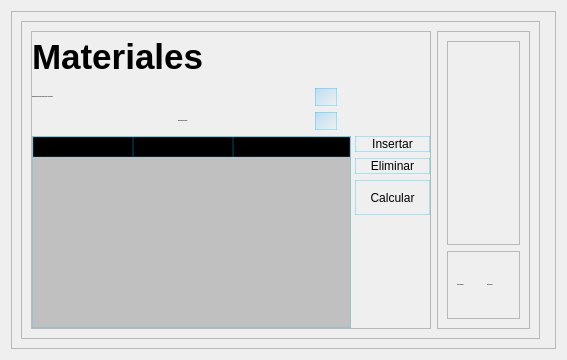
                         <widget class="QWidget" name="MP">
                          <layout class="QVBoxLayout" name="verticalLayout_17">
                           <item>
                            <widget class="QFrame" name="frame_27">
                             <property name="frameShape">
                              <enum>QFrame::StyledPanel</enum>
                             </property>
                             <property name="frameShadow">
                              <enum>QFrame::Raised</enum>
                             </property>
                             <layout class="QHBoxLayout" name="horizontalLayout_19">
                              <item>
                               <widget class="QFrame" name="frame_29">
                                <property name="frameShape">
                                 <enum>QFrame::StyledPanel</enum>
                                </property>
                                <property name="frameShadow">
                                 <enum>QFrame::Raised</enum>
                                </property>
                                <layout class="QHBoxLayout" name="horizontalLayout_20">
                                 <item>
                                  <widget class="QFrame" name="frame_33">
                                   <property name="minimumSize">
                                    <size>
                                     <width>400</width>
                                     <height>0</height>
                                    </size>
                                   </property>
                                   <property name="maximumSize">
                                    <size>
                                     <width>300</width>
                                     <height>16777215</height>
                                    </size>
                                   </property>
                                   <property name="frameShape">
                                    <enum>QFrame::StyledPanel</enum>
                                   </property>
                                   <property name="frameShadow">
                                    <enum>QFrame::Raised</enum>
                                   </property>
                                   <layout class="QGridLayout" name="gridLayout_3">
                                    <property name="leftMargin">
                                     <number>0</number>
                                    </property>
                                    <property name="topMargin">
                                     <number>0</number>
                                    </property>
                                    <property name="rightMargin">
                                     <number>0</number>
                                    </property>
                                    <property name="bottomMargin">
                                     <number>0</number>
                                    </property>
                                    <item row="1" column="3">
                                     <widget class="QLineEdit" name="lineEdit_4">
                                      <property name="styleSheet">
                                       <string notr="true">#lineEdit_4 {border: 1px solid  rgb(6, 194, 252,80);
background-color: qlineargradient(spread:pad, x1:0, y1:0, x2:1, y2:1, stop:0 rgba(0, 151, 255, 55), stop:1 rgba(255, 255, 255, 30))
}
</string>
                                      </property>
                                     </widget>
                                    </item>
                                    <item row="2" column="3">
                                     <widget class="QLineEdit" name="lineEdit">
                                      <property name="maximumSize">
                                       <size>
                                        <width>50</width>
                                        <height>16777215</height>
                                       </size>
                                      </property>
                                      <property name="styleSheet">
                                       <string notr="true">#lineEdit {border: 1px solid  rgb(6, 194, 252,80);
background-color: qlineargradient(spread:pad, x1:0, y1:0, x2:1, y2:1, stop:0 rgba(0, 151, 255, 55), stop:1 rgba(255, 255, 255, 30))
}
</string>
                                      </property>
                                     </widget>
                                    </item>
                                    <item row="4" column="6" alignment="Qt::AlignLeft">
                                     <widget class="QPushButton" name="pushButton_16">
                                      <property name="minimumSize">
                                       <size>
                                        <width>75</width>
                                        <height>0</height>
                                       </size>
                                      </property>
                                      <property name="styleSheet">
                                       <string notr="true">QPushButton:hover
{background-color: rgb(6, 194, 252, 50);
}
#pushButton_16  {border: 1px solid  rgb(6, 194, 252, 80)}</string>
                                      </property>
                                      <property name="text">
                                       <string>Eliminar</string>
                                      </property>
                                     </widget>
                                    </item>
                                    <item row="3" column="0" rowspan="4" colspan="6">
                                     <widget class="QTableWidget" name="tableWidget">
                                      <property name="minimumSize">
                                       <size>
                                        <width>319</width>
                                        <height>0</height>
                                       </size>
                                      </property>
                                      <property name="maximumSize">
                                       <size>
                                        <width>318</width>
                                        <height>16777215</height>
                                       </size>
                                      </property>
                                      <property name="styleSheet">
                                       <string notr="true">#tableWidget{background-color:qlineargradient(spread:pad, x1:0, y1:0, x2:1, y2:0, stop:0.0340909 rgba(0, 0, 0, 50), stop:1 rgba(0, 0, 0, 50));
border: 1px solid  rgb(6, 194, 252, 50);
gridline-color: rgb(6, 194, 252, 50);
}


QHeaderView::section{background-color: rgb(0, 0, 0);
border: 1px solid  rgb(6, 194, 252, 50);
}



QTableWidget{
background-color: rgb(0, 0, 0);
border: 1px solid rgb(6, 194, 252, 50) 

}

QScrollBar:vertical{border:none;
background-color:qlineargradient(spread:pad, x1:0, y1:0, x2:1, y2:0, stop:0.0340909 rgba(0, 0, 0, 100), stop:1 rgba(0, 0, 0, 100))}


QScrollBar:horizontal{
border:none;
background-color:qlineargradient(spread:pad, x1:0, y1:0, x2:1, y2:0, stop:0.0340909 rgba(0, 0, 0, 100), stop:1 rgba(0, 0, 0, 100))}

QTableWidget QTableCornerButton::section{
background-color:rgb(0, 0, 0);}
</string>
                                      </property>
                                      <property name="tabKeyNavigation">
                                       <bool>true</bool>
                                      </property>
                                      <property name="sortingEnabled">
                                       <bool>false</bool>
                                      </property>
                                      <property name="wordWrap">
                                       <bool>true</bool>
                                      </property>
                                      <property name="rowCount">
                                       <number>0</number>
                                      </property>
                                      <attribute name="horizontalHeaderCascadingSectionResizes">
                                       <bool>false</bool>
                                      </attribute>
                                      <attribute name="horizontalHeaderHighlightSections">
                                       <bool>true</bool>
                                      </attribute>
                                      <attribute name="horizontalHeaderShowSortIndicator" stdset="0">
                                       <bool>false</bool>
                                      </attribute>
                                      <attribute name="horizontalHeaderStretchLastSection">
                                       <bool>true</bool>
                                      </attribute>
                                      <attribute name="verticalHeaderCascadingSectionResizes">
                                       <bool>false</bool>
                                      </attribute>
                                      <attribute name="verticalHeaderShowSortIndicator" stdset="0">
                                       <bool>false</bool>
                                      </attribute>
                                      <attribute name="verticalHeaderStretchLastSection">
                                       <bool>false</bool>
                                      </attribute>
                                      <column>
                                       <property name="text">
                                        <string>Material</string>
                                       </property>
                                      </column>
                                      <column>
                                       <property name="text">
                                        <string>Cantidad/Batch</string>
                                       </property>
                                      </column>
                                      <column>
                                       <property name="text">
                                        <string>Costo Q/u</string>
                                       </property>
                                      </column>
                                     </widget>
                                    </item>
                                    <item row="5" column="6" alignment="Qt::AlignLeft">
                                     <widget class="QPushButton" name="pushButton_17">
                                      <property name="minimumSize">
                                       <size>
                                        <width>75</width>
                                        <height>35</height>
                                       </size>
                                      </property>
                                      <property name="styleSheet">
                                       <string notr="true">QPushButton:hover
{background-color: rgb(6, 194, 252, 50);
}
#pushButton_17  {border: 1px solid  rgb(6, 194, 252, 80)}</string>
                                      </property>
                                      <property name="text">
                                       <string>Calcular</string>
                                      </property>
                                      <property name="icon">
                                       <iconset>
                                        <normaloff>:/icons/icons/039-shuffle.svg</normaloff>:/icons/icons/039-shuffle.svg</iconset>
                                      </property>
                                     </widget>
                                    </item>
                                    <item row="0" column="0" colspan="6">
                                     <widget class="QLabel" name="label_7">
                                      <property name="sizePolicy">
                                       <sizepolicy hsizetype="Expanding" vsizetype="Expanding">
                                        <horstretch>0</horstretch>
                                        <verstretch>0</verstretch>
                                       </sizepolicy>
                                      </property>
                                      <property name="minimumSize">
                                       <size>
                                        <width>200</width>
                                        <height>50</height>
                                       </size>
                                      </property>
                                      <property name="maximumSize">
                                       <size>
                                        <width>100</width>
                                        <height>16777215</height>
                                       </size>
                                      </property>
                                      <property name="font">
                                       <font>
                                        <family>SansSerif</family>
                                        <pointsize>-1</pointsize>
                                        <weight>75</weight>
                                        <bold>true</bold>
                                       </font>
                                      </property>
                                      <property name="styleSheet">
                                       <string notr="true">#label_7{font-size:35px}</string>
                                      </property>
                                      <property name="text">
                                       <string>Materiales</string>
                                      </property>
                                      <property name="scaledContents">
                                       <bool>true</bool>
                                      </property>
                                     </widget>
                                    </item>
                                    <item row="3" column="6" alignment="Qt::AlignLeft">
                                     <widget class="QPushButton" name="pushButton_14">
                                      <property name="minimumSize">
                                       <size>
                                        <width>75</width>
                                        <height>0</height>
                                       </size>
                                      </property>
                                      <property name="styleSheet">
                                       <string notr="true">QPushButton:hover
{background-color: rgb(6, 194, 252, 50);
}
#pushButton_14  {border: 1px solid  rgb(6, 194, 252, 80)}</string>
                                      </property>
                                      <property name="text">
                                       <string>Insertar</string>
                                      </property>
                                     </widget>
                                    </item>
                                    <item row="1" column="0">
                                     <widget class="QLabel" name="label_19">
                                      <property name="minimumSize">
                                       <size>
                                        <width>250</width>
                                        <height>0</height>
                                       </size>
                                      </property>
                                      <property name="maximumSize">
                                       <size>
                                        <width>300</width>
                                        <height>16777215</height>
                                       </size>
                                      </property>
                                      <property name="font">
                                       <font>
                                        <family>SansSerif</family>
                                        <pointsize>-1</pointsize>
                                        <weight>75</weight>
                                        <bold>true</bold>
                                       </font>
                                      </property>
                                      <property name="text">
                                       <string>Capacidad de produccion (cuello de botella):</string>
                                      </property>
                                      <property name="scaledContents">
                                       <bool>true</bool>
                                      </property>
                                     </widget>
                                    </item>
                                    <item row="2" column="1">
                                     <widget class="QLabel" name="label_10">
                                      <property name="minimumSize">
                                       <size>
                                        <width>125</width>
                                        <height>0</height>
                                       </size>
                                      </property>
                                      <property name="maximumSize">
                                       <size>
                                        <width>50</width>
                                        <height>16777215</height>
                                       </size>
                                      </property>
                                      <property name="font">
                                       <font>
                                        <family>SansSerif</family>
                                        <pointsize>-1</pointsize>
                                        <weight>75</weight>
                                        <bold>true</bold>
                                       </font>
                                      </property>
                                      <property name="text">
                                       <string>Unidades por Batch:</string>
                                      </property>
                                     </widget>
                                    </item>
                                   </layout>
                                  </widget>
                                 </item>
                                 <item>
                                  <widget class="QFrame" name="frame_34">
                                   <property name="frameShape">
                                    <enum>QFrame::StyledPanel</enum>
                                   </property>
                                   <property name="frameShadow">
                                    <enum>QFrame::Raised</enum>
                                   </property>
                                   <layout class="QVBoxLayout" name="verticalLayout_14" stretch="3,1">
                                    <item>
                                     <widget class="QFrame" name="frame_36">
                                      <property name="frameShape">
                                       <enum>QFrame::StyledPanel</enum>
                                      </property>
                                      <property name="frameShadow">
                                       <enum>QFrame::Raised</enum>
                                      </property>
                                      <layout class="QGridLayout" name="gridLayout_6"/>
                                     </widget>
                                    </item>
                                    <item>
                                     <widget class="QFrame" name="frame_35">
                                      <property name="styleSheet">
                                       <string notr="true"/>
                                      </property>
                                      <property name="frameShape">
                                       <enum>QFrame::StyledPanel</enum>
                                      </property>
                                      <property name="frameShadow">
                                       <enum>QFrame::Raised</enum>
                                      </property>
                                      <layout class="QHBoxLayout" name="horizontalLayout_21">
                                       <item>
                                        <widget class="QLabel" name="label_15">
                                         <property name="font">
                                          <font>
                                           <family>SansSerif</family>
                                           <pointsize>-1</pointsize>
                                           <weight>75</weight>
                                           <bold>true</bold>
                                          </font>
                                         </property>
                                         <property name="text">
                                          <string>Costo/Unidad:</string>
                                         </property>
                                        </widget>
                                       </item>
                                       <item>
                                        <widget class="QLabel" name="label_16">
                                         <property name="font">
                                          <font>
                                           <family>SansSerif</family>
                                           <pointsize>-1</pointsize>
                                           <weight>75</weight>
                                           <bold>true</bold>
                                          </font>
                                         </property>
                                         <property name="styleSheet">
                                          <string notr="true">#label_16{font-size:16px}</string>
                                         </property>
                                         <property name="text">
                                          <string/>
                                         </property>
                                        </widget>
                                       </item>
                                       <item>
                                        <widget class="QLabel" name="label_17">
                                         <property name="font">
                                          <font>
                                           <family>SansSerif</family>
                                           <pointsize>-1</pointsize>
                                           <weight>75</weight>
                                           <bold>true</bold>
                                          </font>
                                         </property>
                                         <property name="styleSheet">
                                          <string notr="true">
#nxt  {border: 1px solid  rgb(6, 194, 252,80);

}
</string>
                                         </property>
                                         <property name="text">
                                          <string>Costo/Hora:</string>
                                         </property>
                                        </widget>
                                       </item>
                                       <item>
                                        <widget class="QLabel" name="label_18">
                                         <property name="font">
                                          <font>
                                           <family>SansSerif</family>
                                           <pointsize>-1</pointsize>
                                           <weight>75</weight>
                                           <bold>true</bold>
                                          </font>
                                         </property>
                                         <property name="styleSheet">
                                          <string notr="true">#label_18{font-size:16px}</string>
                                         </property>
                                         <property name="text">
                                          <string/>
                                         </property>
                                        </widget>
                                       </item>
                                      </layout>
                                     </widget>
                                    </item>
                                   </layout>
                                  </widget>
                                 </item>
                                </layout>
                               </widget>
                              </item>
                              <item>
                               <widget class="QFrame" name="frame_32">
                                <property name="frameShape">
                                 <enum>QFrame::StyledPanel</enum>
                                </property>
                                <property name="frameShadow">
                                 <enum>QFrame::Raised</enum>
                                </property>
                               </widget>
                              </item>
                             </layout>
                            </widget>
                           </item>
                          </layout>
                         </widget>
